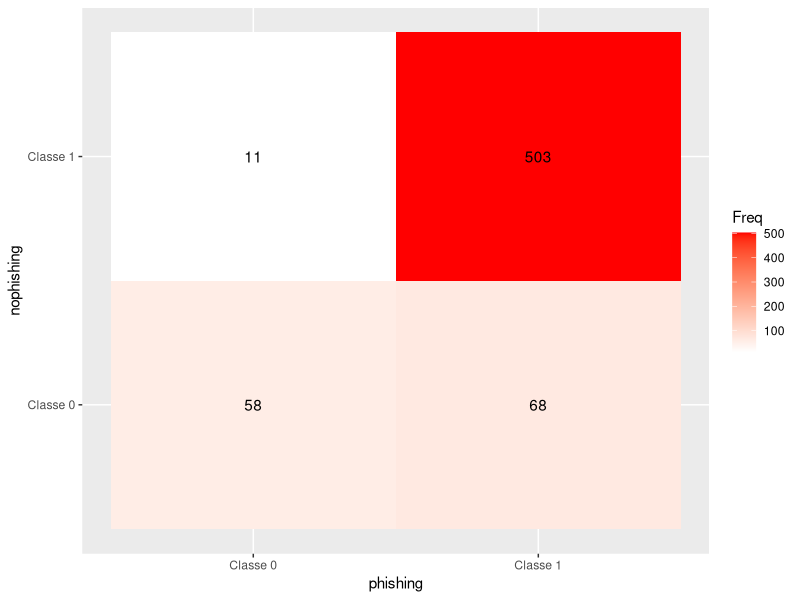
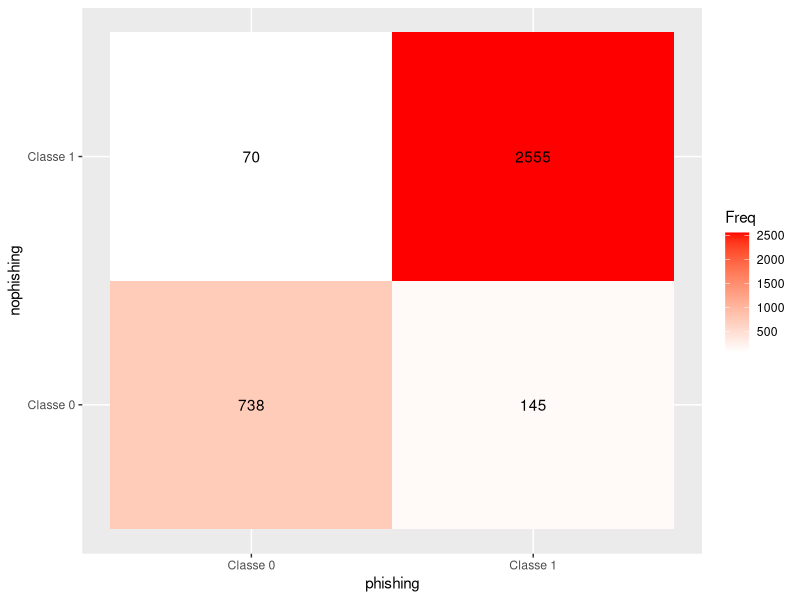
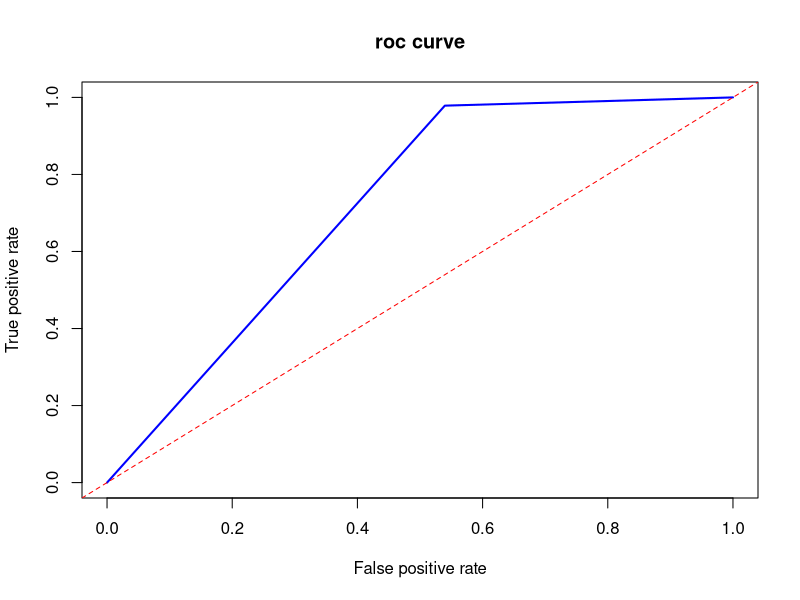
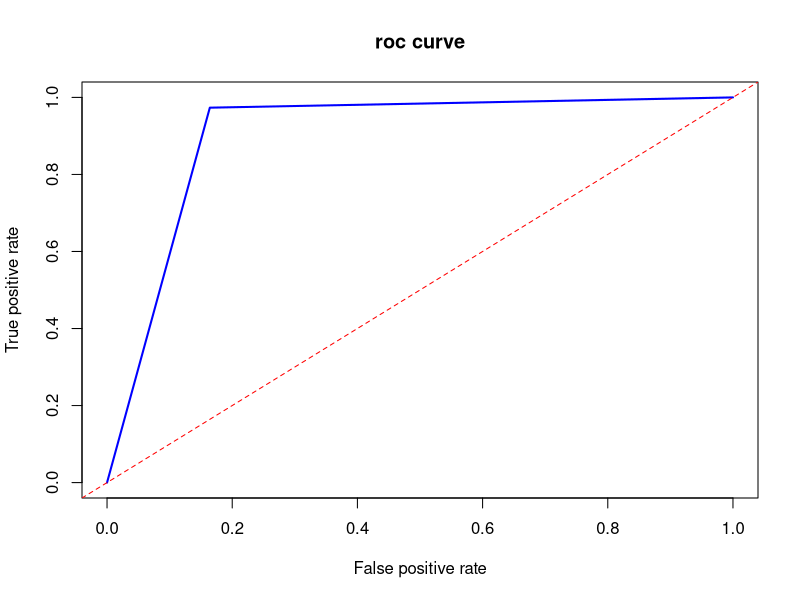

Here is the R script that generated these plots, in order:
#Carico librerie necessarie
library(ggplot2)
library(tidyverse)
library(glmnet)
library(caret)
library(dplyr)
library(ROCR)

#Carico il csv con i dati
data <- read.csv("dataset_filtraggio_finale.csv", sep = ",")
data_no_dup <- data %>% distinct()
data1 <- read.csv("dataset_filtraggio_finale2.csv", sep = ",")
data_no_dup1 <- data1 %>% distinct()

#Conversione della colonna label a factor per la classificazione binaria
data_no_dup$label <- factor(data_no_dup$label, levels = c("0", "1"))
data_no_dup1$label <- factor(data_no_dup1$label, levels = c("0", "1"))

#Splitting in train e testset
trainIndex <- createDataPartition(y = data_no_dup$label, p = 0.8, list = FALSE)
train <- data_no_dup[trainIndex, ]
testing <- data_no_dup[-trainIndex, ]

trainIndex1 <- createDataPartition(y = data_no_dup1$label, p = 0.8, list = FALSE)
train1 <- data_no_dup1[trainIndex1, ]
testing1 <- data_no_dup1[-trainIndex1, ]

#DATA PRE-PROCESSING APPLICAZIONE SCALING PIU' CENTERING DEI DATI
pre_processor_values <- preProcess(train, method = c("center", "scale"))
train_pre_processed <- predict(pre_processor_values, train)
testing_pre_processed <- predict(pre_processor_values, testing)

pre_processor_values1 <- preProcess(train1, method = c("center", "scale"))
train_pre_processed1 <- predict(pre_processor_values1, train1)
testing_pre_processed1 <- predict(pre_processor_values1, testing1)

#Train and tuning del modello KNN
trctrl <- trainControl(method = "repeatedcv", number = 10, repeats = 4)
knn_model <- train(label ~., data = train_pre_processed, method = "knn", trControl = trctrl, tuneGrid = data.frame(k = c(3, 5, 7, 9, 11, 13)))
knn_model

trctrl1 <- trainControl(method = "repeatedcv", number = 10, repeats = 4)
knn_model1 <- train(label ~., data = train_pre_processed1, method = "knn", trControl = trctrl1, tuneGrid = data.frame(k = c(3, 5, 7, 9, 11, 13)))
knn_model1

#Generazione delle predizioni del modello addestrato
test_pred <- predict(knn_model, newdata = testing_pre_processed)
test_pred1 <- predict(knn_model1, newdata = testing_pre_processed1)

#Valutazione performance su testset tramite metodo di caret confusion matrix
cm <- confusionMatrix(test_pred, testing_pre_processed$label, mode = "everything")
cm1 <- confusionMatrix(test_pred1, testing_pre_processed1$label, mode = "everything")

#Plotting della confusion Matrix
cm_to_plot <- as.data.frame(cm$table)
plot_cm <- ggplot(cm_to_plot, aes(Prediction, Reference, fill = Freq)) +
  geom_tile() +
  geom_text(aes(label = Freq)) +
  scale_fill_gradient(low = "white", high = "red") +
  labs(x = "phishing", y = "nophishing") +
  scale_x_discrete(labels = c("Classe 0", "Classe 1")) +
  scale_y_discrete(labels = c("Classe 0", "Classe 1"))

ggsave(paste0("model_performance_plot/", "confusionmatrix_k5_filtraggio1.png"), plot = plot_cm)

cm1_to_plot  <- as.data.frame(cm1$table)
plot_cm1 <- ggplot(cm1_to_plot, aes(Prediction, Reference, fill = Freq)) +
  geom_tile() +
  geom_text(aes(label = Freq)) +
  scale_fill_gradient(low = "white", high = "red") +
  labs(x = "phishing", y = "nophishing") +
  scale_x_discrete(labels = c("Classe 0", "Classe 1")) +
  scale_y_discrete(labels = c("Classe 0", "Classe 1")) 

ggsave(paste0("model_performance_plot/", "confusionmatrix_k3_filtraggio2.png"), plot = plot_cm1)


#Conversione a vettore numerico delle predizioni e uso dell'oggetto prediction
#per il calcolo del tpr e fpr 
pred_num <- as.numeric(test_pred)
pred_num1 <- as.numeric(test_pred1)

pred <- prediction(pred_num, testing_pre_processed$label)
pred1 <- prediction(pred_num1, testing_pre_processed1$label)

#Calcolo del true positive rate e false positive rate
performance_roc <- performance(pred, "tpr", "fpr")
performance_roc1 <- performance(pred1, "tpr", "fpr")

#Plot e salvataggio della roc curve 
png(paste0("model_performance_plot/", "roc_curve_k5_filtraggio1.png"), width = 800, height = 600)


plot(performance_roc, col = "blue", lwd = 2, main = "roc curve")
abline(a = 0, b = 1, col = "red", lty = 2)
dev.off()

png(paste0("model_performance_plot/", "roc_curve_k3_filtraggio2.png"), width = 800, height = 600)
plot(performance_roc1, col = "blue", lwd = 2, main = "roc curve")
abline(a = 0, b = 1, col = "red", lty = 2)
dev.off()
